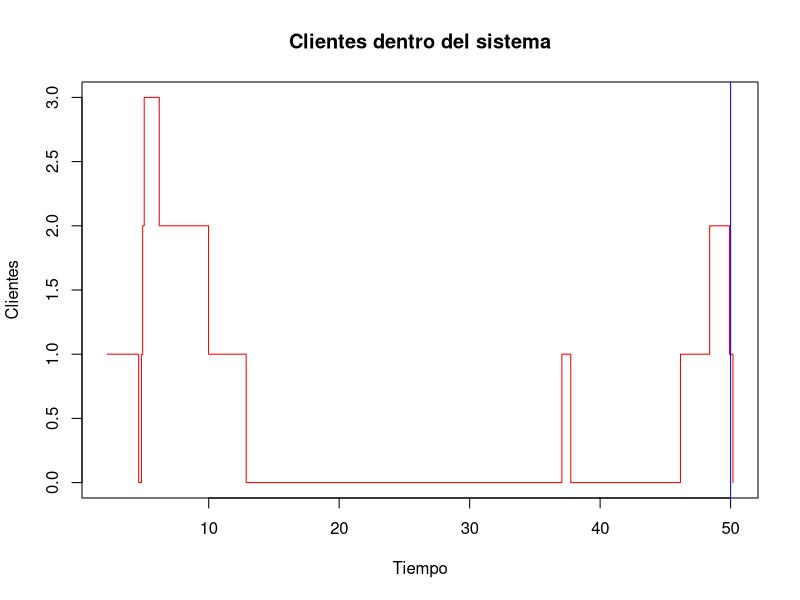

Generate this figure with R:
# Sistema de línea de espera con un servidor
# Distribución para las llegadas: exponencial con parámetro 1/5
# Distribución para tiempos las salidas: exponencial con parámetro 1/5

# Funcion de tiempos de llegada
Tllegada <- function(){
  return(rexp(1, rate = 1/5))
}

# Funcion de tiempos de salida
Tservicio <- function(){
  return(rexp(1, rate = 1/3))
}

sle1s <- function(TT){
  t <- NNA <- NND <- 0
  ES <- 0
  Hist_ES <- c() # Historial de ES
  Hist_t <- c() # Historial de t
  A <- D <- c()
  # Generamos el primer tiempo de llegada
  T0 <- Tllegada()
  TA <- T0
  TD <- Inf
  while(t < TT || ES > 0){ # La simulacion para si se sobrepasa el tiempo o no hay individuos
    # Caso 1
    if(TA <= TD  & TA <= TT){
      t <- TA
      NNA <- NNA + 1
      ES <- ES + 1
      TA <- t + Tllegada()
      if(ES == 1){
        TD <- t + Tservicio()
      }
      A[NNA] <- t
      Hist_ES <- c(Hist_ES,ES)
      Hist_t <- c(Hist_t,t)
    }
    # Caso 2
    if(TD < TA &  TD <= TT){
      t <- TD
      ES <- ES - 1
      NND <- NND + 1
      if(ES == 0){
        TD <- Inf
      } else {
        TD <- t + Tservicio()
      }
      D[NND] <- t
      Hist_ES <- c(Hist_ES,ES)
      Hist_t <- c(Hist_t,t)
    }
    # Caso 3
    if(min(TA, TD)> TT & ES > 0){
      t <- TD
      ES <- ES - 1
      NND <- NND + 1
      if(ES > 0){
        TD <- t + Tllegada()
      }
      D[NND] <- t
      Hist_ES <- c(Hist_ES,ES)
      Hist_t <- c(Hist_t,t)
    }
    # Caso 4
    if(min(TA, TD) > TT & ES == 0){
      Tp <- max(t-TT, 0)   # Tiempo Extra: tiempo en atender a los individuos luego de haber cerrado
    }
  }
  return(list(TiemposArribo = A, TiemposSalida = D, TiempoExtra = Tp, Sistema  = Hist_ES, Eventos_tiempo = Hist_t))
}
set.seed(12345)
res <- sle1s(TT = 50)
Sistema <- res$Sistema
eventos <- res$Eventos_tiempo
plot(eventos, Sistema, type="s", col="red", ylab= "Clientes", xlab="Tiempo", main ="Clientes dentro del sistema")
abline(v=50, col='blue') # A partir de este umbral no entran al sistema 
